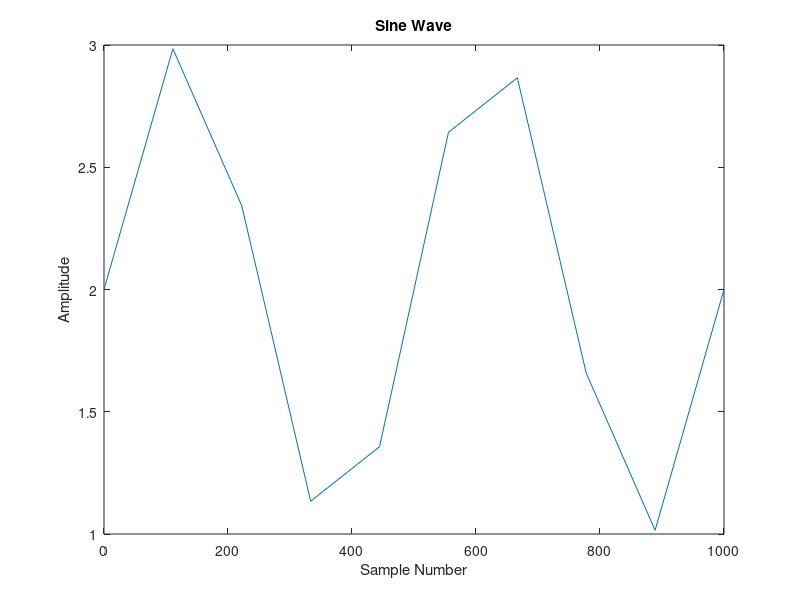
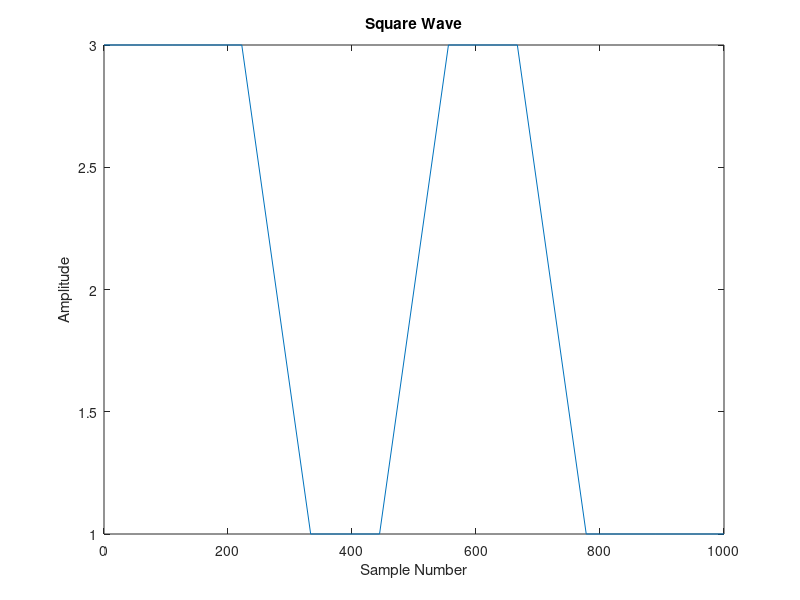
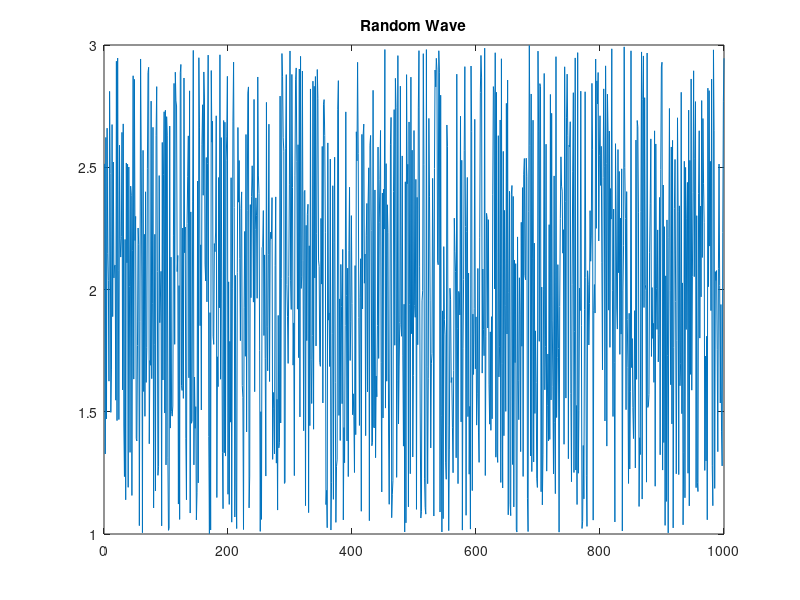

These figures' MATLAB source, in order: (Note: this script raises an error after producing the figures.)
%%%%% ASSIGNMENT01 (2023) - Nicole Hucke %%%%%
%%%%% BASIC SIGNAL ANALYSIS %%%%%
 
% 1: Produce and plot a 1000 sample 2 Hz sine wave. Use peak-to-peak amplitude of 2 and DC offset of +2 and sampling of 100 Hz.

    freq = 2; 
    w = 2*pi*freq; % Angular frequency (radians/s)
    A = 1; % Since peak-to-peak is 2, we just divide by 2  
 
    % values of variable argument
    N = 1000; %number of samples
    fs = 100; %sampling fequency
    t = linspace(0,1000,10);  % Creates a vector of 1000 evenly spaced points in the interval [0,1000].
    
    % create sin wave
    wave = A * sin(w*t) + 2; %The +2 is because of the DC offset
 
    % plot
    plot(t, wave), title('Sine Wave'),xlabel('Sample Number'), ylabel('Amplitude')
   
% 2: Numerically calculate the standard deviation of this time series.  Do this without using the built-in MATLAB function std.  Provide the syntax (MATLAB equation) for your standard deviation calculation.  Verify that your result is the same as produced by std.
    %by hand:
    
    u = mean(wave); %Should be 2
    variance = sum((wave-u).^2)*1/(N-1);
    hand_std = sqrt(variance);
    disp(hand_std)
    
    %built in function:
    matlab_std = std(wave);
    disp(matlab_std)

% 3: repeat parts 1 and 2 for a square wave of same frequency amplitude, and offset.  Use function square.

    % PART 1:
    square_wave = A * square(w*t) + 2;
    figure
    plot(t, square_wave), title('Square Wave'),xlabel('Sample Number'), ylabel('Amplitude')
    
    %PART 2: 
    %by hand
    square_u = mean(square_wave); %Should be 2
    square_variance = sum((square_wave-square_u).^2)*1/(N-1);
    hand_square_std = sqrt(square_variance);
    disp(hand_square_std)
    
    %built in function:
    matlab_square_std = std(square_wave);
    disp(matlab_square_std)
    
% 4: plot uniform random noise (use rand) for the range [1,3] and then calculate its standard deviation. 

    x = rand(1000,1)*2+1;
    rand_std = std(x);
    disp(rand_std)
    figure
    plot(x), title('Random Wave')
 
% 5: use hist to plot histograms for the three data series.  For each histogram use 10 bins in the interval from 1 to 3.  I Suggest use of linspace command for bin construction.  You will want to be ‘clever’ about constructing the bin center values.
    
    bins = linspace(1,3,10);  % Creates a vector of 10 evenly spaced points in the interval [1,3].
    
    % Sine Wave: 
    figure
    histogram(wave,bins), title('Sine Wave Histogram'), xlabel('Samples'), ylabel('Number of Occurrences')
    
    % Square Wave: 
    figure
    histogram(square_wave,bins), title('Square Wave Histogram'), xlabel('Samples'), ylabel('Number of Occurrences')
    
    % Random Wave: 
    figure
    histogram(x,bins), title('Random Wave Histogram'), xlabel('Samples'), ylabel('Number of Occurrences')

% 6: replot the histograms from the previous figures as probability mass functions (i.e. sum of all bins total 100%).

    % Sine Wave: 
    [n, b] = hist(wave,bins); 
    figure
    bar(bins,n/N*100), title('Sine Wave PMF'), xlabel('Samples'), ylabel('Probability of Occurrence (%)')
    
    % Square Wave: 
    [n, b] = hist(square_wave,bins); 
    figure
    bar(bins,n/N*100), title('Square Wave PMF'), xlabel('Samples'), ylabel('Probability of Occurrence (%)')
    
    % Random Wave: 
    [n, b] = hist(x,bins); 
    figure
    bar(bins,n/N*100), title('Random Wave PMF'), xlabel('Samples'), ylabel('Probability of Occurrence (%)')
 
% 7: replot the histograms from the previous figure as probability density functions (integration must total 1).

 % Sine Wave: 
    [n, b] = hist(wave,bins); 
    figure
    bar(bins,n/N), title('Sine Wave PDF'), xlabel('Samples'), ylabel('Probability of Occurrence')
    
    % Square Wave: 
    [n, b] = hist(square_wave,bins); 
    figure
    bar(bins,n/N), title('Square Wave PDF'), xlabel('Samples'), ylabel('Probability of Occurrence')
    
    % Random Wave: 
    [n, b] = hist(x,bins); 
    figure
    bar(bins,n/N), title('Random Wave PDF'), xlabel('Samples'), ylabel('Probability of Occurrence')
